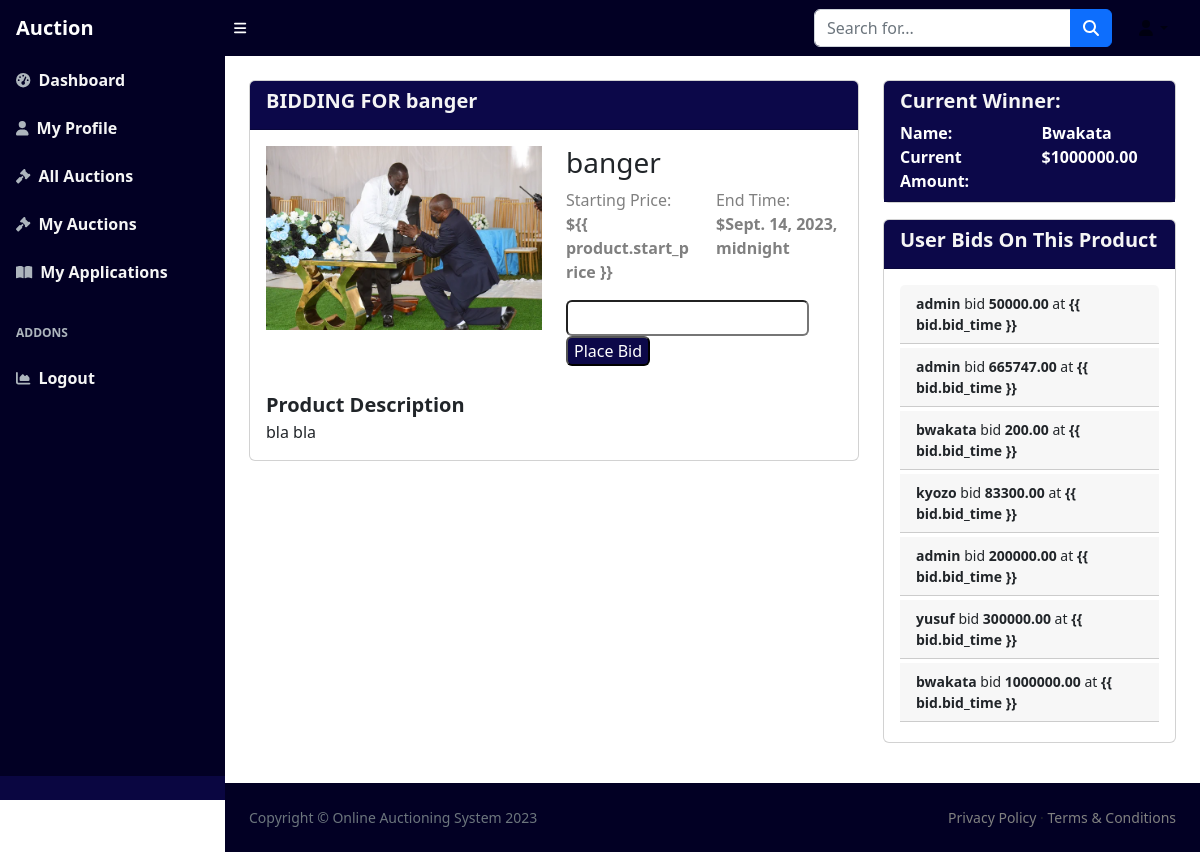
Page /product_details/3/ on the committed database.
### core/models.py (models this page shows, shortened)
class Product(models.Model):
    seller = models.ForeignKey(DjangoUser, on_delete=models.CASCADE, null=True)
    name = models.CharField(max_length=255, default="New Product")
    description = models.TextField(null=True)
    start_price = models.DecimalField(max_digits=10, decimal_places=2, default=0)
    end_time = models.DateTimeField(null=True)
    image = models.ImageField(upload_to='product_images/', null=True)

class Bid(models.Model):
    bidder = models.ForeignKey(DjangoUser, on_delete=models.CASCADE, default="")
    auction = models.ForeignKey(Auction, on_delete=models.CASCADE, default="")
    bid_price = models.DecimalField(max_digits=10, decimal_places=2, default=0)     #manually specifying the bid price
    bid_time = models.DateTimeField(auto_now_add=True, null=True)

### core/views.py (the view, shortened to what this page needs)
# urls.py: path('product_details/<int:product_id>/', views.product_details, name='product_details'),
def product_details(request, product_id):
    product = get_object_or_404(models.Product, pk=product_id)
    auction, created = models.Auction.objects.get_or_create(product=product)
    bid_form = forms.BidForm()  # Create an empty form for GET requests
    highest_bid = models.Bid.objects.filter(auction=auction).order_by('-bid_price').first()
    return render(request, "core/product_details.html", {"product": product, "auction": auction, "bid_form": bid_form, "highest_bid":highest_bid})

### core/forms.py
class BidForm(ModelForm):
    class Meta:
        model = models.Bid
        fields = ["bid_price"]

### templates/core/product_details.html (shortened to what this page needs)
{% extends "base.html" %}
{% block body %}
<div class="container-fluid p-4">
    <div class="row mb-3 gap-2 gap-md-0">
        <div class="col-md-8">
            <div class="card">
                <div class="card-header bg-darkblue">
                    <h5 style="color: whitesmoke;" class="fw-bold">BIDDING FOR {{ product.name }}</h5>
                </div>
                <div class="card-body">
                    <div class="row">
                        <div class="col-12 col-md-6">
                            <img src="{{ product.image.url }}" alt="{{ product.name }}"
                                class="image-small image-medium">
                        </div>
                        <div class="col-12 col-md-6">
                            <h3>{{ product.name }}</h3>
                            <div class="row">
                                <div class="col-6">
                                    <p class="text-gray">Starting Price: <span class="fw-bold">${{ product.start_price
                                            }}</span></p>
                                </div>
                                <div class="col-6">
                                    <p class="text-gray">End Time: <span class="fw-bold">${{ product.end_time }}</span>
                                    </p>
                                </div>
                            </div>
                            <form method="post" id="bid-form">
                                <input type="number" class="rounded p-1" id="bid-amount" step="0.01" required>
                                <button type="submit" class="rounded bg-darkblue text-white">Place Bid</button>
                            </form>
                        </div>
                        <div class="mt-4 fw-bold lead">Product Description</div>
                        <div>{{ product.description }}</div>
                    </div>
                </div>
            </div>
        </div>
        <div class="col-md-4">
            <div class="card mb-3">
                <div class="card-header bg-darkblue sticky-form-container">
                    {% if highest_bid %}
                    <h5 style="color: whitesmoke;" class="fw-bold ">Current Winner:</h5>
                    <div class="row text-white">
                        <div class="col-6 fw-semibold">Name:</div>
                        <div class="col-6 fw-bolder">{{ highest_bid.bidder|title }}</div>
                    </div>
                    <div class="row text-white">
                        <div class="col-6 fw-semibold">Current Amount:</div>
                        <div class="col-6 fw-bolder">${{ highest_bid.bid_price }}</div>
                    </div>
                    {% else %}
                    <h5 style="color: whitesmoke;" class="fw-bold ">Current Winner: <span class="fw-normal small">No bids yet</span></h5>
                    {% endif %}
                </div>
            </div>
            <div class="card">
                <div class="card-header bg-darkblue sticky-form-container">
                    <h5 style="color: whitesmoke;" class="fw-bold ">User Bids On This Product</h5>
                </div>
                <div class="card-body">
                    {% if auction.bid_set.count > 0 %}
                    {% for bid in auction.bid_set.all %}
                    <div class="card-header mb-1 small"><span class="fw-semibold">{{ bid.bidder }}</span> bid <span
                            class="fw-semibold">{{ bid.bid_price }}</span> at <span class="fw-semibold">{{ bid.bid_time
                            }}</span></div>
                    {% endfor %}
                    {% else %}
                    <hr>
                    <p class="textcenter">!!!!Ooops product has no bids yet</p>
                    <hr>
                    {%endif%}
                </div>
            </div>
        </div>
    </div>
</div>
{% endblock body %}

### templates/base.html (style rules this page uses)
.bg-darkblue { background: linear-gradient(90deg, rgb(12, 8, 73) 0% 100%); }
img { max-width: 100%; }
.sticky-form-container { position: sticky; top: 70px; z-index: 1; }
.text-gray { color: gray; }

### rows in the picture
Product: name "banger", image (picture), end_time "Sept. 14, 2023, midnight", description "bla bla"
Bid: bidder "Bwakata", bid_price "1000000.00", bidder "bwakata"
Bid: bidder "admin", bid_price "50000.00"
Bid: bidder "admin", bid_price "665747.00"
Bid: bidder "bwakata", bid_price "200.00"
Bid: bidder "kyozo", bid_price "83300.00"
Bid: bidder "admin", bid_price "200000.00"
Bid: bidder "yusuf", bid_price "300000.00"
